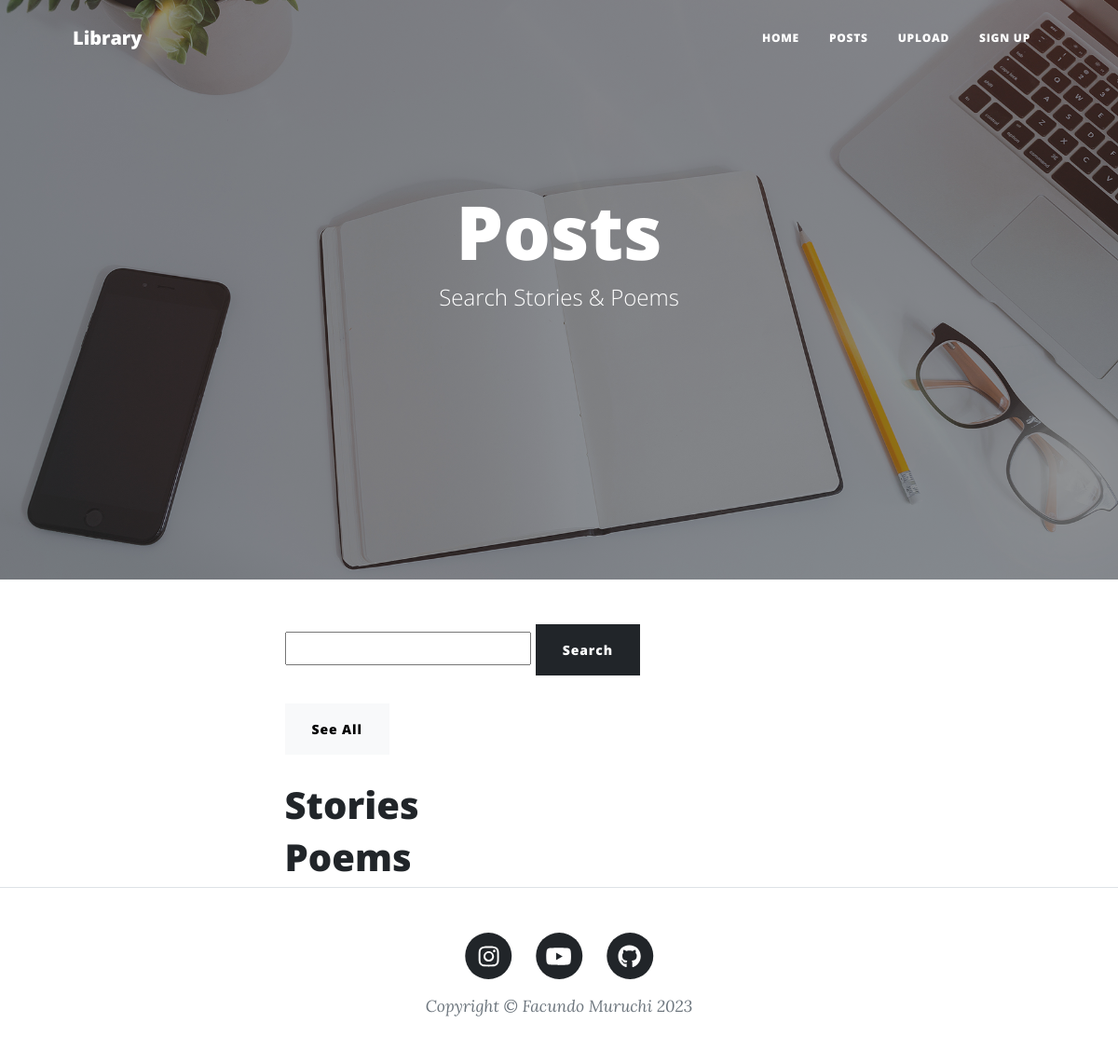
The page /blog/posts/ on the database as committed earlier.
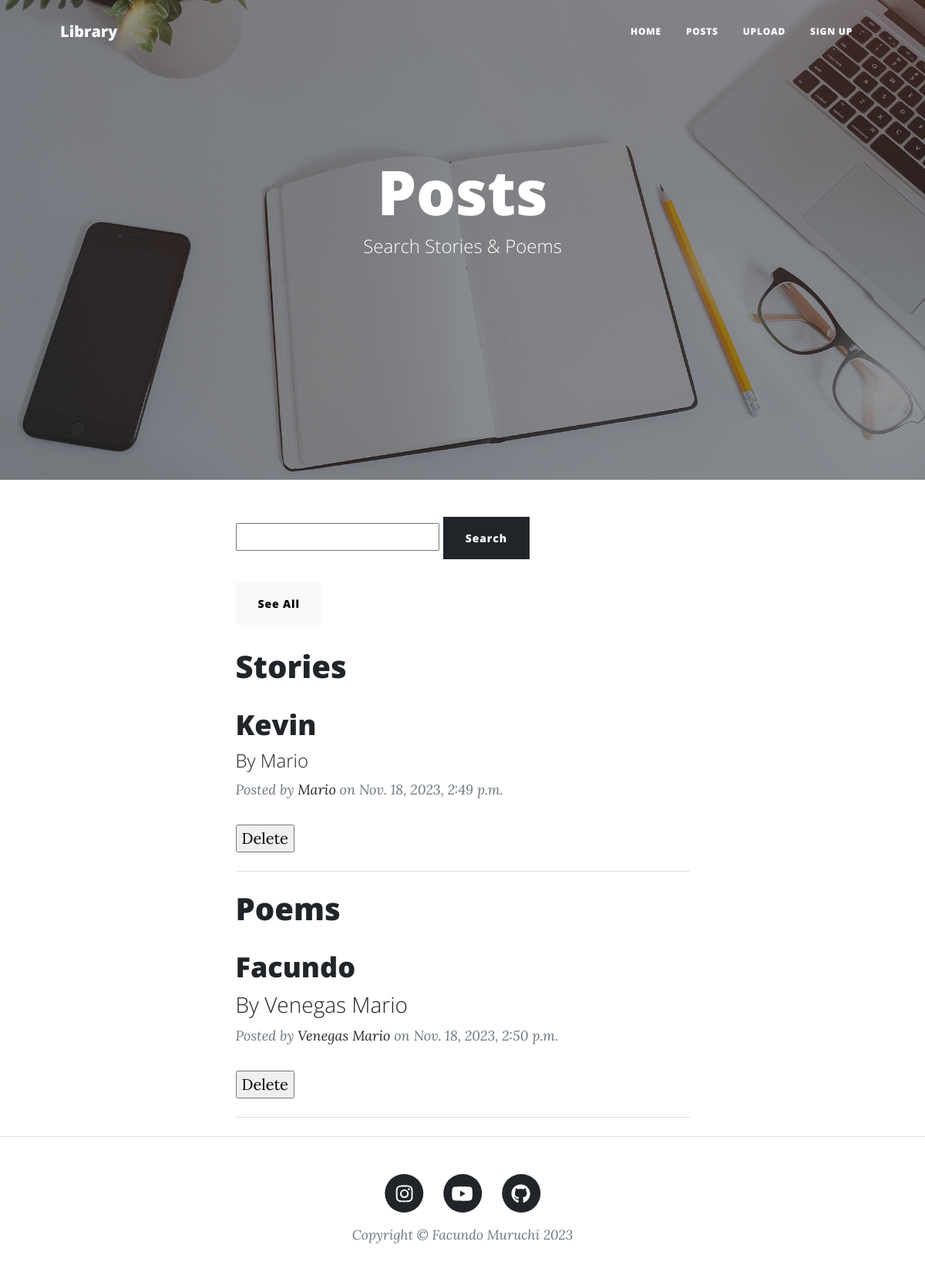
The same page on the database as committed later.
### blog/models.py (models this page shows, shortened)
class Post(models.Model):
    name = models.CharField(max_length=128)
    author = models.CharField(max_length=50)
    text = RichTextField(max_length=5000)
    post = models.IntegerField(choices=[
        (1, "Story"),
        (2, "Poem")
    ],
    default=1)
    date = models.DateTimeField(auto_now=True)

### blog/views.py (the view)
# urls.py: path("posts/", posts,name="posts"),
def posts(request):
    return render(request,
                  "blog/posts.html",
                  context={"post": Post.objects.all()})

### blog/templates/blog/posts.html (shortened to what this page needs)
{% extends "base.html" %}
{% block heading %}
<h1>Posts</h1>
<span class="subheading">Search Stories & Poems</span>
{% endblock heading %}
{%block contenido%}
<form action="{%url 'buscar_post'%}" method="post">
    <input type="text" name="search">
    <input type="submit" class="btn btn-dark" value="Search">
</form>
<br>
<a class="btn btn-light" href="{%url 'posts'%}">See All</a>
<br>
<br>
<h1>Stories</h1>
{%for story in post%}
    {%if story.post == 1%}
        <div class="post-preview">
            <a href="post.html">
                <h3 class="post-title">{{story.name}}</h3>
                <h4 class="post-subtitle">By {{ story.author }}</h4>
            </a>
            <p class="post-meta">
                Posted by
                <a href="#!">{{story.author}}</a>
                on {{story.date}}
            </p>
            <form action="{%url 'eliminar_post' story.id%}" method="post">
                <input type="submit" value="Delete">
            </form>
        </div>
        <hr class="my-4" />
    {%endif%}
{%endfor%}
<h1>Poems</h1>
{%for poem in post%}
    {%if poem.post == 2%}
        <div class="post-preview">
            <a href="post.html">
                <h2 class="post-title">{{poem.name}}</h2>
                <h3 class="post-subtitle">By {{ poem.author }}</h3>
            </a>
            <p class="post-meta">
                Posted by
                <a href="#!">{{poem.author}}</a>
                on {{poem.date}}
            </p>
            <form action="{%url 'eliminar_post' poem.id%}" method="post">
                <input type="submit" value="Delete">
            </form>
        </div>
        <hr class="my-4" />
    {%endif%}
{%endfor%}
{% endblock contenido %}

### base_templates/base.html (shortened to what this page needs)
{%load static%}
<!DOCTYPE html>
<html lang="en">
    <head>
        <link type="text/css" href="{%static 'css/styles.css'%}" rel="stylesheet" />
    </head>
    <body>
        <nav class="navbar navbar-expand-lg navbar-light" id="mainNav">
            <div class="container px-4 px-lg-5">
                <a class="navbar-brand" href={%url "inicio"%}>Library</a>
                <div class="collapse navbar-collapse" id="navbarResponsive">
                    <ul class="navbar-nav ms-auto py-4 py-lg-0">
                        <li class="nav-item"><a class="nav-link px-lg-3 py-3 py-lg-4" href={%url "inicio"%}>Home</a></li>
                        <li class="nav-item"><a class="nav-link px-lg-3 py-3 py-lg-4" href={%url "posts"%}>Posts</a></li>
                        <li class="nav-item"><a class="nav-link px-lg-3 py-3 py-lg-4" href={%url "subir"%}>Upload</a></li>
                        <li class="nav-item"><a class="nav-link px-lg-3 py-3 py-lg-4" href={%url "cuenta"%}>Sign Up</a></li>
                    </ul>
                </div>
            </div>
        </nav>
        <header class="masthead" style="background-image: url({% static 'img/inicio.jpg' %})">
            <div class="container position-relative px-4 px-lg-5">
                <div class="row gx-4 gx-lg-5 justify-content-center">
                    <div class="col-md-10 col-lg-8 col-xl-7">
                        <div class="site-heading">
                            {% block heading %}{% endblock heading %}
                            <br>
                            <br>
                            <br>
                        </div>
                    </div>
                </div>
            </div>
        </header>
        <div class="container px-4 px-lg-5">
            <div class="row gx-4 gx-lg-5 justify-content-center">
                <div class="col-md-10 col-lg-8 col-xl-7">
                    {%block contenido%}{%endblock contenido%}
                </div>
            </div>
        </div>
        <footer class="border-top">
            <div class="container px-4 px-lg-5">
                <div class="row gx-4 gx-lg-5 justify-content-center">
                    <div class="col-md-10 col-lg-8 col-xl-7">
                        <ul class="list-inline text-center">
                            <li class="list-inline-item">
                                <a href="https://www.instagram.com/pacu_steinrhodes/">
                                    <span class="fa-stack fa-lg">
                                        <i class="fas fa-circle fa-stack-2x"></i>
                                        <i class="fab fa-instagram fa-stack-1x fa-inverse"></i>
                                    </span>
                                </a>
                            </li>
                            <li class="list-inline-item">
                                <a href="https://www.youtube.com/channel/UCpnPVzrYbl0I_emymcR02Dg">
                                    <span class="fa-stack fa-lg">
                                        <i class="fas fa-circle fa-stack-2x"></i>
                                        <i class="fab fa-youtube fa-stack-1x fa-inverse"></i>
                                    </span>
                                </a>
                            </li>
                            <li class="list-inline-item">
                                <a href="https://github.com/FacundoMuruchi">
                                    <span class="fa-stack fa-lg">
                                        <i class="fas fa-circle fa-stack-2x"></i>
                                        <i class="fab fa-github fa-stack-1x fa-inverse"></i>
                                    </span>
                                </a>
                            </li>
                        </ul>
                        <div class="small text-center text-muted fst-italic">Copyright &copy; Facundo Muruchi 2023</div>
                    </div>
                </div>
            </div>
        </footer>
    </body>
</html>

Rows that differ between the two databases and show on the page:
added Post: name "Kevin", author "Mario", date "Nov. 18, 2023, 2:49 p.m.", shown under "Stories"
added Post: name "Facundo", author "Venegas Mario", date "Nov. 18, 2023, 2:50 p.m.", shown under "Poems"
